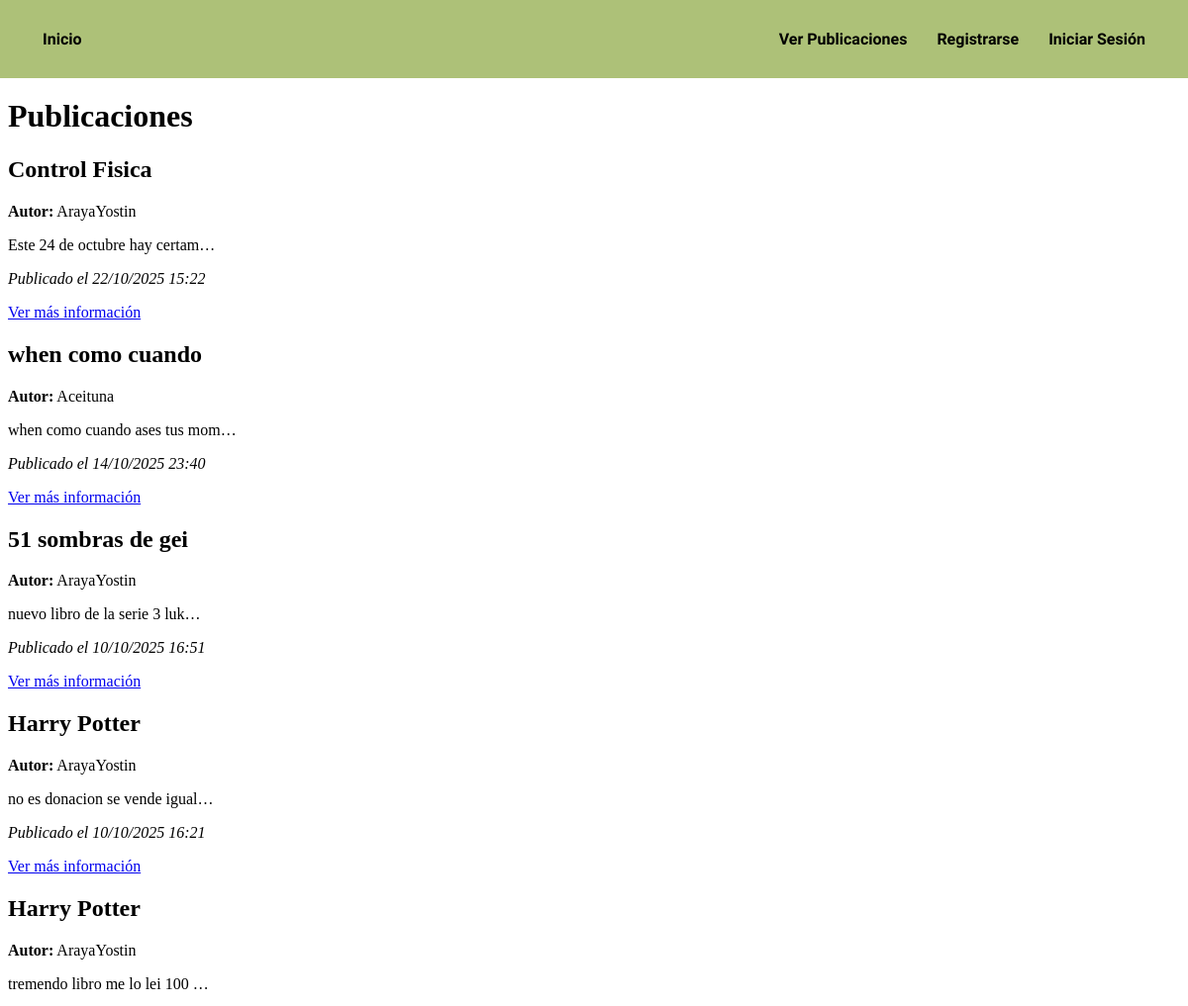
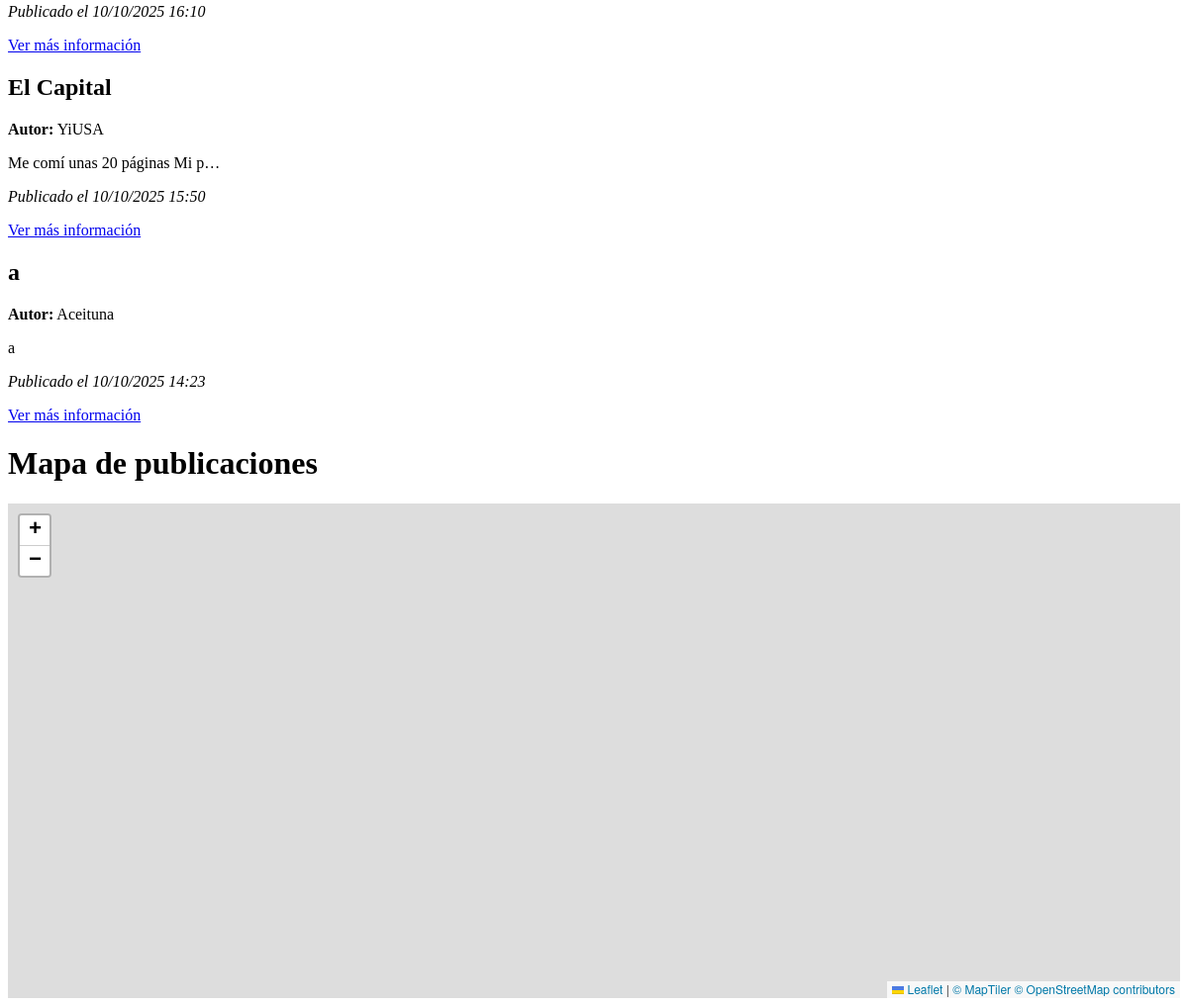
The app's page /publicaciones/ with its own data (2 pictures, top to bottom).
### BookityApp/models.py (models this page shows)
class Publicacion(models.Model):
    user = models.ForeignKey('auth.User', on_delete=models.CASCADE)
    titulo = models.CharField(max_length=100)
    descripcion = models.TextField()
    contacto = models.CharField(max_length=100)
    tipo = models.CharField(max_length=20, choices=[('Intercambio', 'Intercambio'), ('Donación', 'Donación')], default='Donación')
    fecha_publicacion = models.DateTimeField(auto_now_add=True)
    ubicacion = models.CharField(max_length=100)
    latitud = models.FloatField()
    longitud = models.FloatField()

### BookityApp/views.py (the view)
# urls.py: path('publicaciones/', publicaciones, name='publicaciones'),
def publicaciones(request):
    publicaciones = Publicacion.objects.all().order_by('-fecha_publicacion')
    return render(request, 'BookityApp/publicaciones.html', {
        'publicaciones': publicaciones
    })

### BookityApp/templates/BookityApp/publicaciones.html (shortened to what this page needs)
{% extends 'BookityApp/base.html' %}
{% load static %}
{% block extra_head %}
<link rel="stylesheet" href="https://unpkg.com/leaflet@1.9.4/dist/leaflet.css" />
{% endblock %}
{% block content %}
<div class="contenedor-publicaciones">
  <h1>Publicaciones</h1>
  {% if publicaciones %}
      {% for publicacion in publicaciones %}
          <div class="publicacion">
              <h2>{{ publicacion.titulo }}</h2>
              <p><strong>Autor:</strong> {{ publicacion.user.username }}</p>
              <p>{{ publicacion.descripcion|truncatechars:30 }}</p>
              <p><em>Publicado el {{ publicacion.fecha_publicacion|date:"d/m/Y H:i" }}</em></p>
              <a href="{% url 'detalle' publicacion.id %}">Ver más información</a>
          </div>
      {% endfor %}
  {% else %}
      <p>No hay publicaciones todavía.</p>
  {% endif %}
</div>
{% endblock %}
{% block extra_scripts %}
<h1>Mapa de publicaciones</h1>
<div id="map"></div>
{% endblock %}

### BookityApp/static/css/styles.css (style rules this page uses)
body { padding-top: 70px; }

### BookityApp/templates/BookityApp/publicaciones.html (style rules this page uses)
#map { height: 500px; width: 100%; margin-top: 20px; }

### records on screen
Publicacion: titulo "Control Fisica", user.username "ArayaYostin", descripcion "Este 24 de octubre hay certam…", fecha_publicacion "22/10/2025 15:22"
Publicacion: titulo "when como cuando", user.username "Aceituna", descripcion "when como cuando ases tus mom…", fecha_publicacion "14/10/2025 23:40"
Publicacion: titulo "51 sombras de gei", user.username "ArayaYostin", descripcion "nuevo libro de la serie 3 luk…", fecha_publicacion "10/10/2025 16:51"
Publicacion: titulo "Harry Potter", user.username "ArayaYostin", descripcion "no es donacion se vende igual…", fecha_publicacion "10/10/2025 16:21"
Publicacion: titulo "Harry Potter", user.username "ArayaYostin", descripcion "tremendo libro me lo lei 100 …", fecha_publicacion "10/10/2025 16:10"
Publicacion: titulo "El Capital", user.username "YiUSA", descripcion "Me comí unas 20 páginas Mi p…", fecha_publicacion "10/10/2025 15:50"
Publicacion: titulo "a", user.username "Aceituna", descripcion "a", fecha_publicacion "10/10/2025 14:23"
